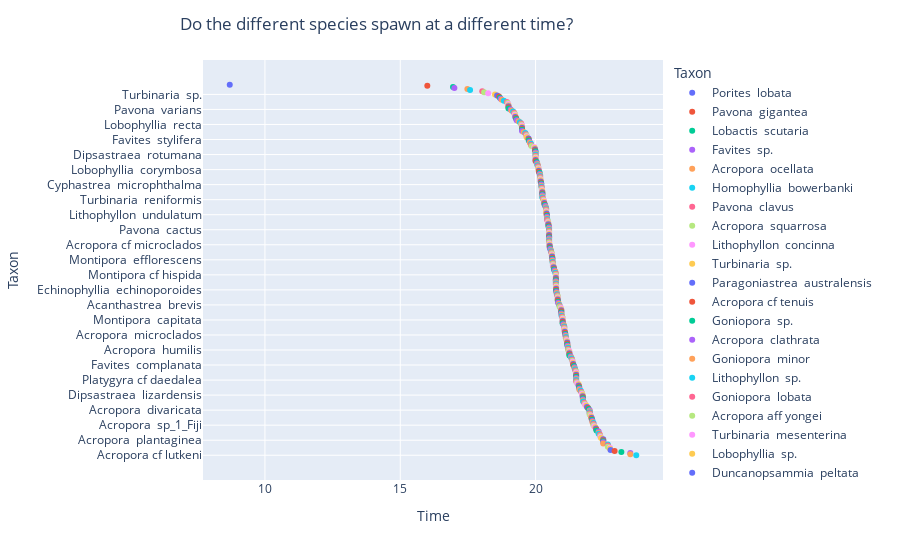

Source (notebook cell):
### Code cell
fig = plt.figure(figsize=(10, 66))

fig = px.scatter(species_spawning_time, 
                 x=species_spawning_time['time_spawning'], 
                 y=species_spawning_time['Taxon'], size_max=80, 
                 color="Taxon") #text='time_spawning' 
fig.update_traces(textposition='top center')
fig.update_layout(title_text='Do the different species spawn at a different time?', title_x=0.2,
                  xaxis_title="Time",
                  yaxis_title="Taxon")
fig.show()
